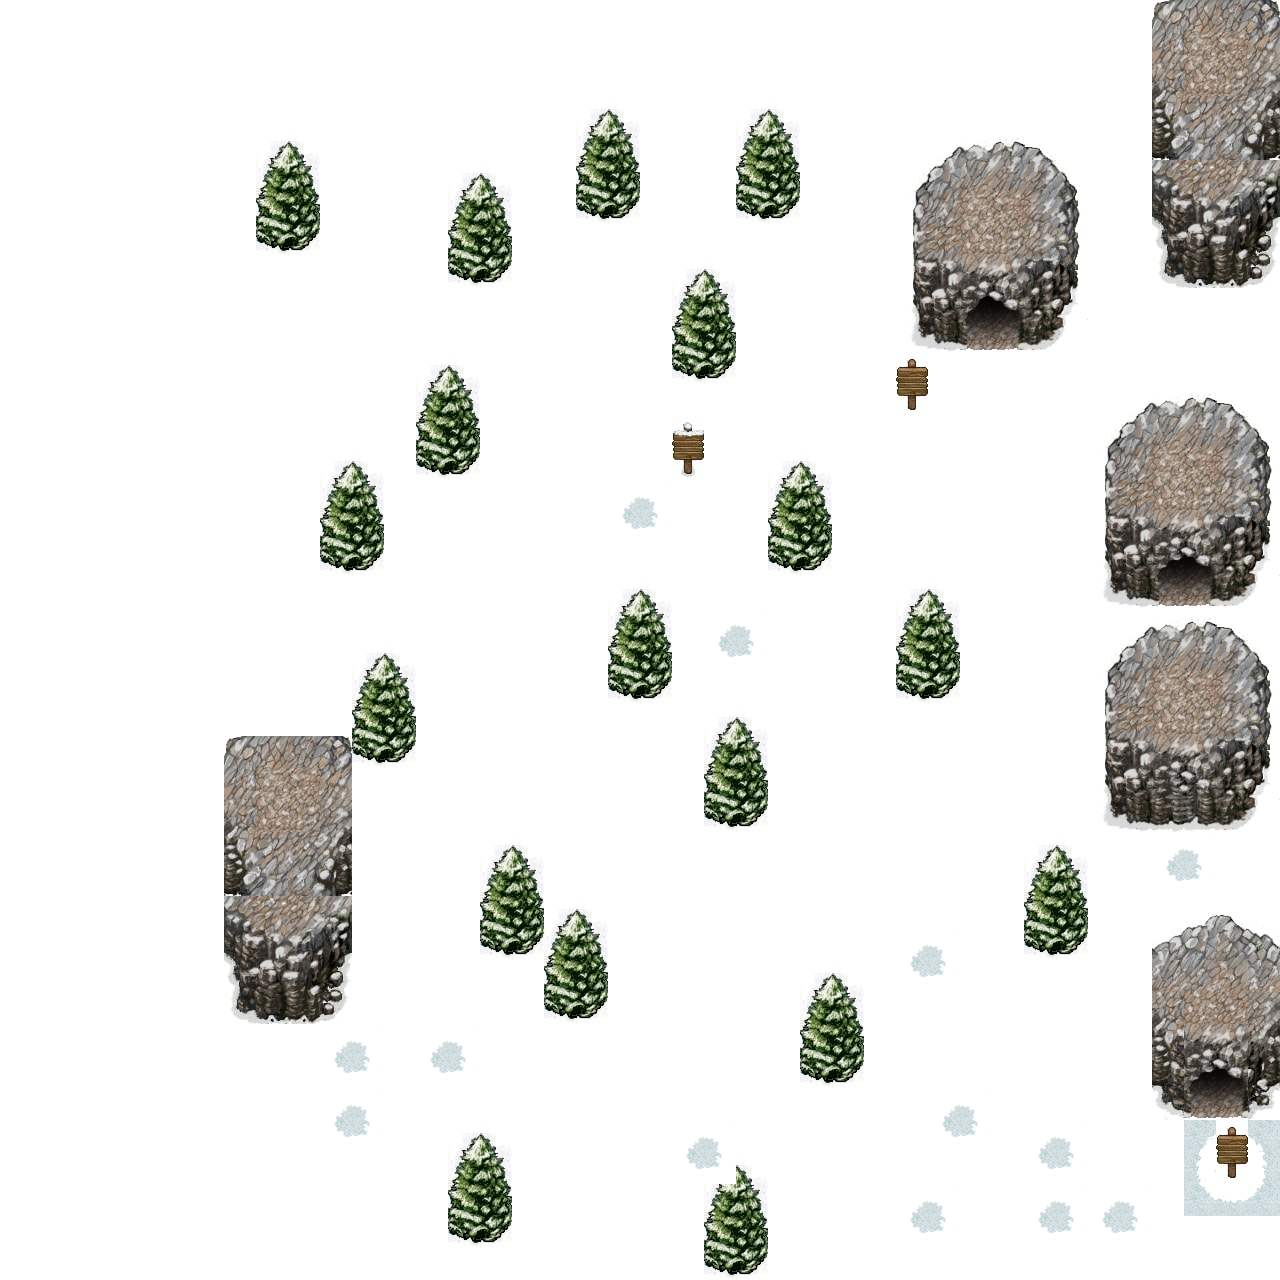

Below is a game level as drawn by its tile map, then a one-line description and the .tmx that defines it (tile-layer data replaced by summaries):
An orthogonal 40x40 tile map with 32x32 px tiles, 2 tile layers (Camada de Tiles 2, Camada de Tiles 2).

<map version="1.0" tiledversion="1.1.5" orientation="orthogonal" renderorder="right-down" width="40" height="40" tilewidth="32" tileheight="32" infinite="0" nextobjectid="1">
 <tileset firstgid="1" source="snowWIP.tsx" />
 <layer name="Camada de Tiles 2" width="40" height="40">
  <data>[1600 cells, 1600 non-empty, 1 distinct tile ids]</data>
 </layer>
 <layer name="Camada de Tiles 2" width="40" height="40">
  <data>[1600 cells, 486 non-empty, 137 distinct tile ids]</data>
 </layer>
</map>
